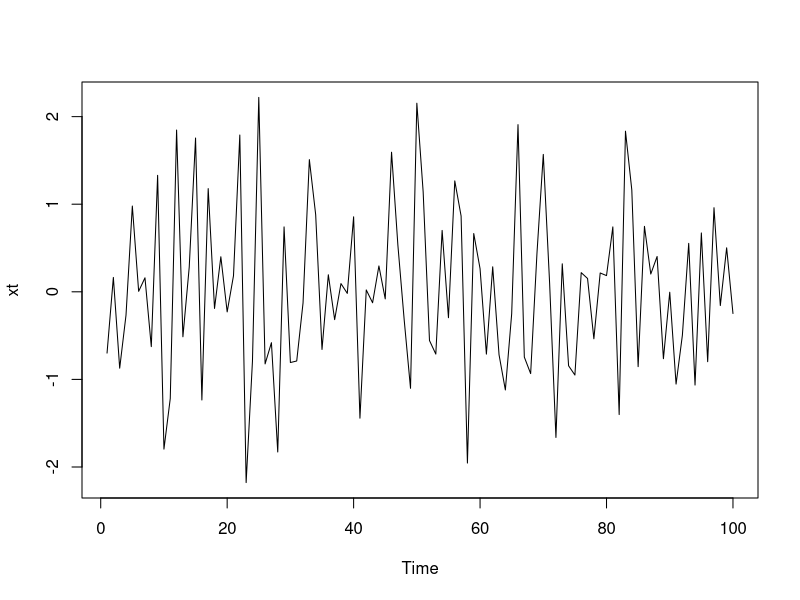
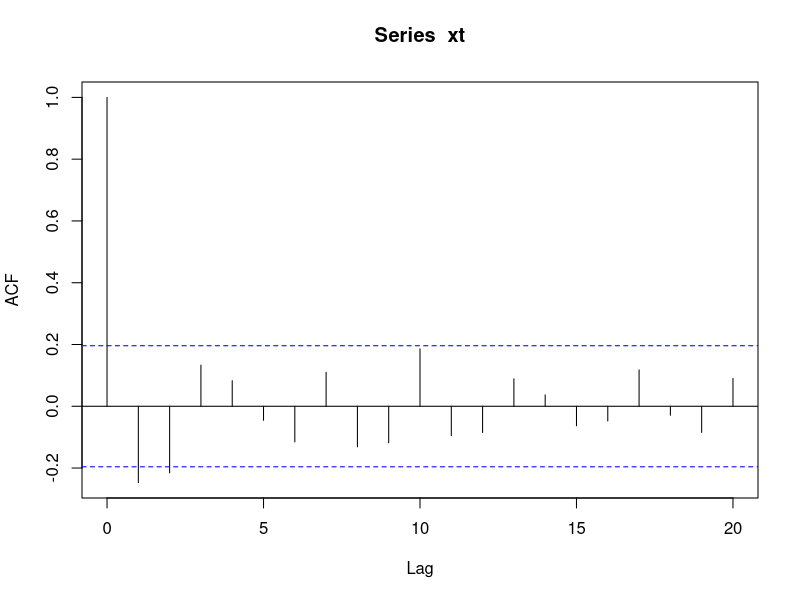
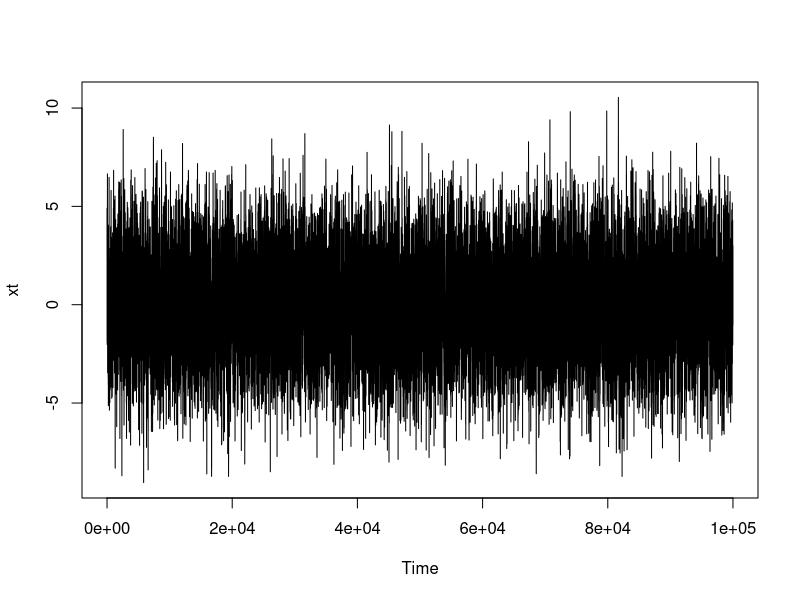
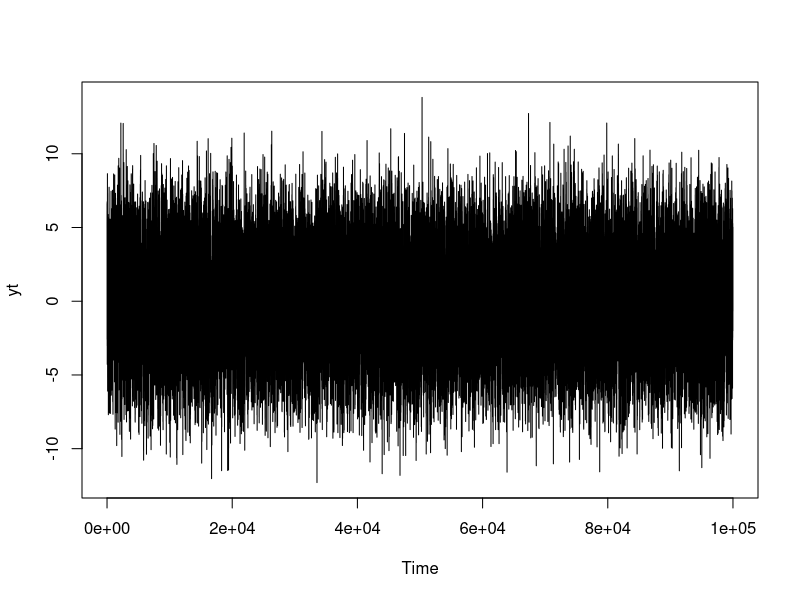
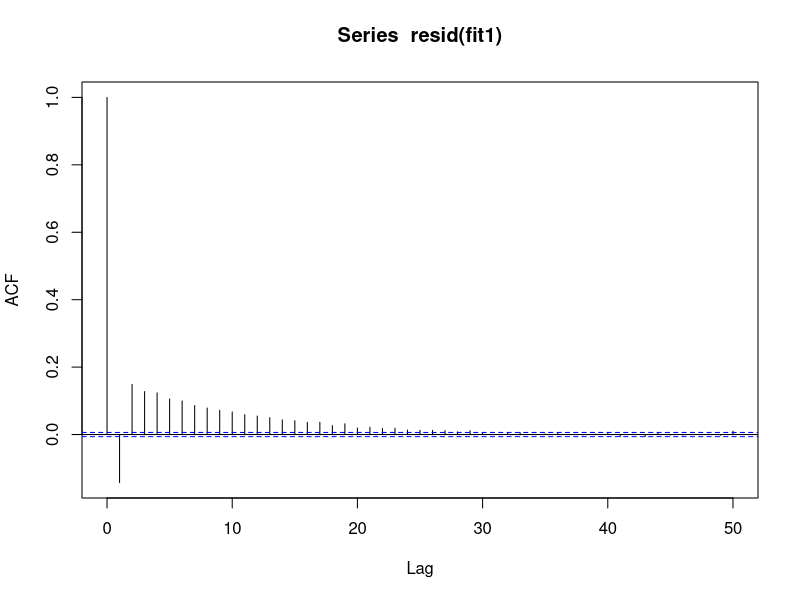
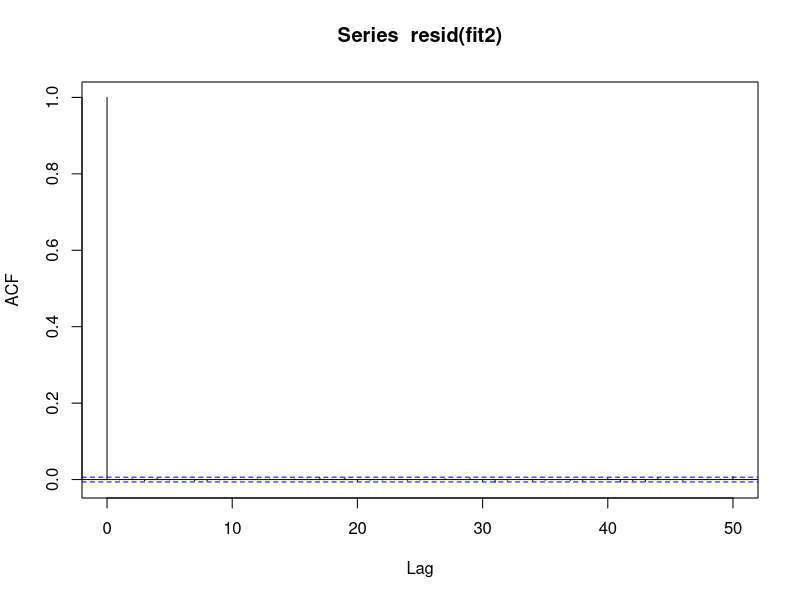
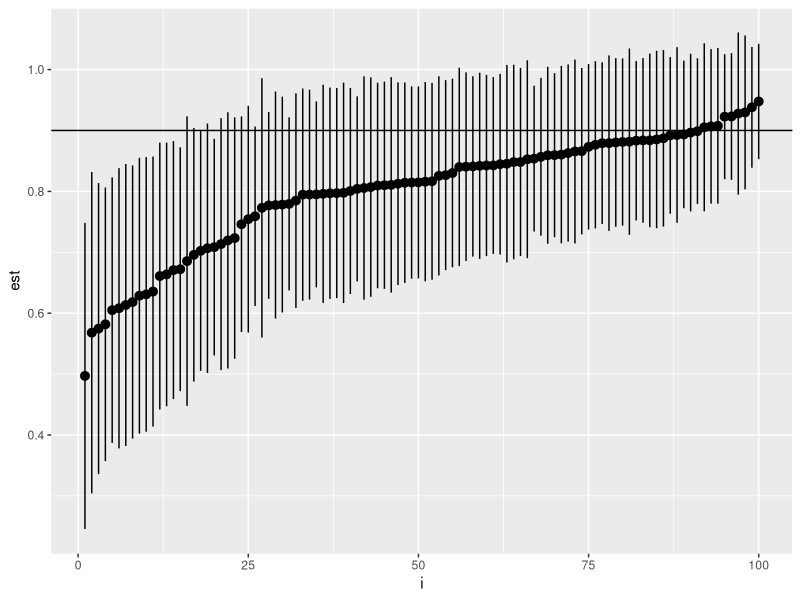
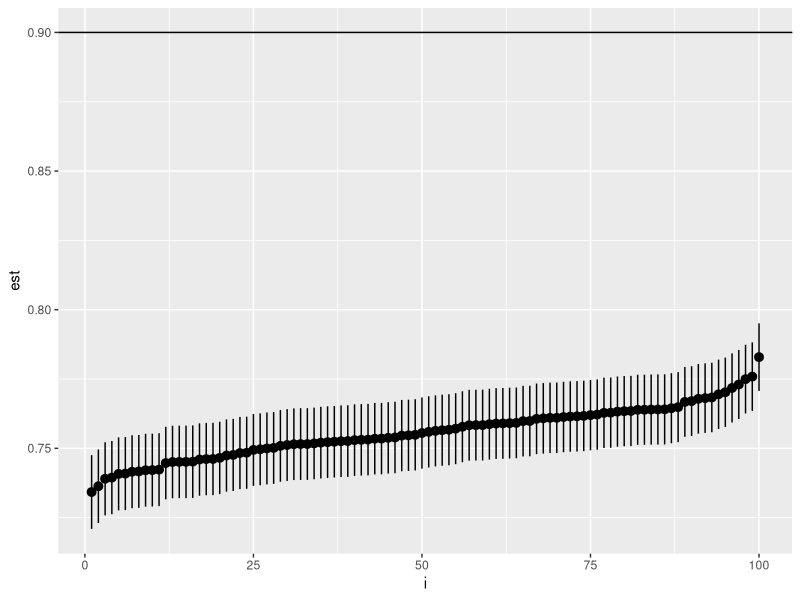

Source code (R) for these figures, in order:
library(tidyverse)

#### MA(1) ####

xt <- arima.sim(list(ma=-0.3), 100)
plot(xt)
acf(xt)


#### ARMA(1,1) ####
lam <- 0.9
seps <- 1
sdelta <- 2
n <- 1e5

xt <- arima.sim(list(ar = lam), n) * seps
plot(xt)
var(xt)
seps^2 / (1-lam^2)

yt <- xt + rnorm(n, sd = sdelta)
plot(yt)
fit1 <- arima(yt, order = c(1,0,0), include.mean = F)
fit2 <- arima(yt, order = c(1,0,1), include.mean = F)
fit1
fit2
g <- (seps / sdelta)^2 / 2 + 1; -g+sqrt(g^2-1) # Approx MA term, for lam ~ 1

acf(resid(fit1))
acf(resid(fit2))

#### MC simulation ####

# AR(1) regression
sim <- function(lam, n) {
  xt <- arima.sim(list(ar = lam), n)
  reg.data <- tibble(y=as.vector(xt), x=lag(y))
  fit <- lm(y ~ x, reg.data)
  tibble(par = c("cst", "lam"), est = coef(fit), se = sqrt(diag(vcov(fit))))
}
dfSim <- map_dfr(1:100, ~ sim(lam = 0.9, n = 50))

dfLam <- dfSim %>% filter(par == "lam") %>% arrange(est) %>%
  mutate(i = row_number(), ymin = est - 1.96 * se, ymax = est + 1.96 * se)
ggplot(dfLam, aes(x = i, y = est, ymin=ymin, ymax=ymax)) + geom_pointrange() +
  geom_hline(yintercept = 0.9)

# ARMA(1,1) regression
sim <- function(lam, sdelta, n) {
  xt <- arima.sim(list(ar = lam), n)
  yt <- xt + rnorm(n, sd = sdelta)
  reg.data <- tibble(y=as.vector(yt), x=lag(y))
  fit <- lm(y ~ x, reg.data)
  tibble(par = c("cst", "lam"), est = coef(fit), se = sqrt(diag(vcov(fit))))
}
dfSim <- map_dfr(1:100, ~ sim(lam = 0.9, sdelta = 1, n = 1e4))

dfLam <- dfSim %>% filter(par == "lam") %>% arrange(est) %>%
  mutate(i = row_number(), ymin = est - 1.96 * se, ymax = est + 1.96 * se)
ggplot(dfLam, aes(x = i, y = est, ymin=ymin, ymax=ymax)) + geom_pointrange() +
  geom_hline(yintercept = lam)

# ARMA(1,1) ML estimation
sim <- function(lam, sdelta, n) {
  xt <- arima.sim(list(ar = lam), n)
  yt <- xt + rnorm(n, sd = sdelta)
  fit <- arima(yt, order = c(1,0,1))
  tibble(par = c("lam", "beta", "cst"), est = coef(fit), se = sqrt(diag(vcov(fit))))
}
dfSim <- map_dfr(1:100, ~ sim(lam = 0.95, sdelta = 0.2, n = 200))

dfLam <- dfSim %>% filter(par == "lam") %>% arrange(est) %>%
  mutate(i = row_number(), ymin = est - 1.96 * se, ymax = est + 1.96 * se)
ggplot(dfLam, aes(x = i, y = est, ymin=ymin, ymax=ymax)) + geom_pointrange() +
  geom_hline(yintercept = lam)

#### AR(2) ####

lam1 <- 0.9
lam2 <- 0.8
phi1 <- lam1 + lam2
phi2 <- -lam1 * lam2
c(phi1, phi2)

xt <- arima.sim(list(ar = c(phi1, phi2)), 1e5)
xt2 <- ts(xt[seq(1, length(xt), 2)])

fit1a <- arima(xt, order = c(2,0,0))
fit1b <- arima(xt, order = c(2,0,1)) # MA(1) term insignificant
fit2a <- arima(xt2, order = c(2,0,0))
fit2b <- arima(xt2, order = c(2,0,1)) # An MA(1) term is added
fit1a
fit1b
fit2a
fit2b

c(lam1^2 + lam2^2, - lam1^2 * lam2^2)

acf(resid(fit1a))
acf(resid(fit2a)) # not good
acf(resid(fit2b)) # good
